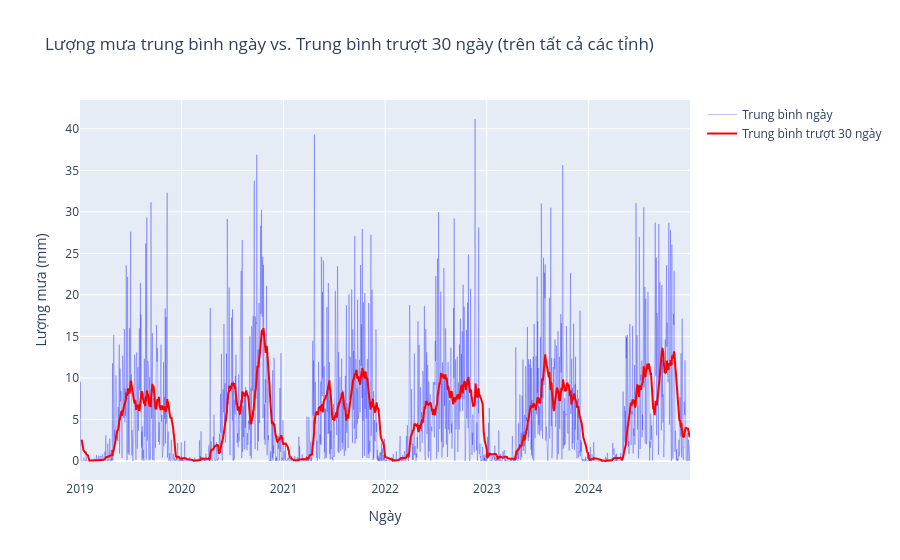

This figure's notebook cell:
### Markdown cell above
## Xu hướng thời gian, Tính thời vụ & Đặc điểm gió mùa

### Code cell
prov_daily_mean = raw_df.groupby("date")["precipitation"].mean()
rolling30 = prov_daily_mean.rolling(30, min_periods=7).mean()

fig = go.Figure()
fig.add_trace(
    go.Scatter(
        x=prov_daily_mean.index,
        y=prov_daily_mean.values,
        mode="lines",
        name="Trung bình ngày",
        line=dict(width=0.5, color="rgba(0, 0, 255, 0.5)"),
    )
)
fig.add_trace(
    go.Scatter(
        x=rolling30.index,
        y=rolling30.values,
        mode="lines",
        name="Trung bình trượt 30 ngày",
        line=dict(color="red"),
    )
)
fig.update_layout(
    title_text="Lượng mưa trung bình ngày vs. Trung bình trượt 30 ngày (trên tất cả các tỉnh)",
    xaxis_title_text="Ngày",
    yaxis_title_text="Lượng mưa (mm)",
)
fig.show()

### Figure 1 — Plotly figure (JSON) as saved in the notebook; plotly's stock layout.template omitted (floating-point values rounded to 4 significant figures; data arrays with more than 128 entries replaced by an {"elided": "..."} marker saying what was removed)
{"data": [{"line": {"color": "rgba(0, 0, 255, 0.5)", "width": 0.5}, "mode": "lines", "name": "Trung bình ngày", "type": "scatter", "x": {"elided": "2192 str values"}, "y": {"elided": "2192 float values"}}, {"line": {"color": "red"}, "mode": "lines", "name": "Trung bình trượt 30 ngày", "type": "scatter", "x": {"elided": "2192 str values"}, "y": {"elided": "2192 float values"}}], "layout": {"title": {"text": "Lượng mưa trung bình ngày vs. Trung bình trượt 30 ngày (trên tất cả các tỉnh)"}, "xaxis": {"title": {"text": "Ngày"}}, "yaxis": {"title": {"text": "Lượng mưa (mm)"}}}}
